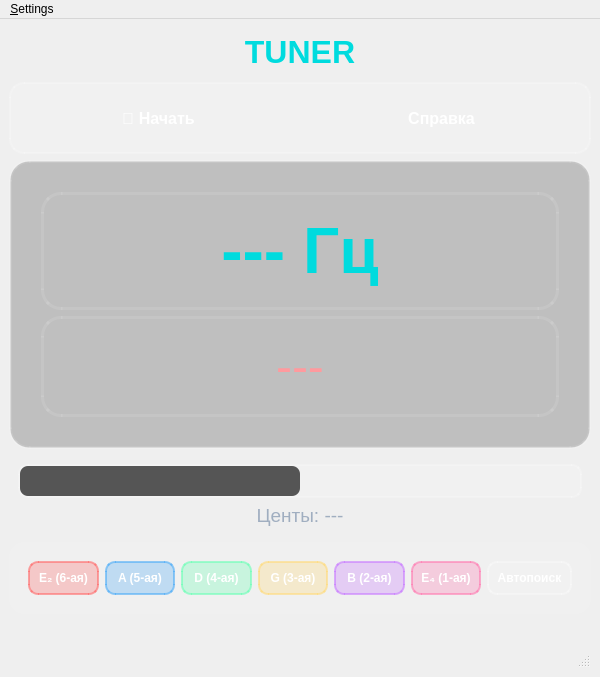
<?xml version="1.0" encoding="UTF-8"?>
<ui version="4.0">
 <class>MainWindow</class>
 <widget class="QMainWindow" name="MainWindow">
  <property name="geometry">
   <rect>
    <x>0</x>
    <y>0</y>
    <width>600</width>
    <height>677</height>
   </rect>
  </property>
  <property name="windowTitle">
   <string>Tuner</string>
  </property>
  <property name="styleSheet">
   <string notr="true">QMainWindow {
    background: qlineargradient(x1:0, y1:0, x2:1, y2:1,
        stop:0 #1a1a2e, stop:1 #16213e);
    color: #ffffff;
}</string>
  </property>
  <widget class="QWidget" name="centralwidget">
   <layout class="QVBoxLayout" name="verticalLayout">
    <item>
     <widget class="QLabel" name="titleLabel">
      <property name="font">
       <font>
        <pointsize>24</pointsize>
        <bold>true</bold>
       </font>
      </property>
      <property name="styleSheet">
       <string notr="true">QLabel {
    color: #00dbde;
    background: transparent;
}</string>
      </property>
      <property name="text">
       <string>TUNER</string>
      </property>
      <property name="alignment">
       <set>Qt::AlignmentFlag::AlignCenter</set>
      </property>
     </widget>
    </item>
    <item>
     <widget class="QFrame" name="frame">
      <property name="styleSheet">
       <string notr="true">QFrame {
    background-color: rgba(255, 255, 255, 0.1);
    border-radius: 15px;
    border: 2px solid rgba(255, 255, 255, 0.2);
}</string>
      </property>
      <property name="frameShape">
       <enum>QFrame::Shape::StyledPanel</enum>
      </property>
      <property name="frameShadow">
       <enum>QFrame::Shadow::Raised</enum>
      </property>
      <layout class="QHBoxLayout" name="horizontalLayout_2">
       <item>
        <widget class="QPushButton" name="startStopButton">
         <property name="minimumSize">
          <size>
           <width>120</width>
           <height>50</height>
          </size>
         </property>
         <property name="font">
          <font>
           <pointsize>12</pointsize>
           <bold>true</bold>
          </font>
         </property>
         <property name="styleSheet">
          <string notr="true">QPushButton {
    background: qlineargradient(x1:0, y1:0, x2:0, y2:1,
        stop:0 #4facfe, stop:1 #00f2fe);
    color: white;
    border: none;
    border-radius: 25px;
    padding: 10px 20px;
}

QPushButton:hover {
    background: qlineargradient(x1:0, y1:0, x2:0, y2:1,
        stop:0 #00f2fe, stop:1 #4facfe);
}

QPushButton:pressed {
    background: qlineargradient(x1:0, y1:0, x2:0, y2:1,
        stop:0 #3a8bcc, stop:1 #00c6d4);
}</string>
         </property>
         <property name="text">
          <string>🎤 Начать</string>
         </property>
        </widget>
       </item>
       <item>
        <widget class="QPushButton" name="helpButton">
         <property name="minimumSize">
          <size>
           <width>50</width>
           <height>50</height>
          </size>
         </property>
         <property name="font">
          <font>
           <pointsize>12</pointsize>
           <bold>true</bold>
          </font>
         </property>
         <property name="toolTip">
          <string>Show help and instructions</string>
         </property>
         <property name="styleSheet">
          <string notr="true">QPushButton {
    background: qlineargradient(x1:0, y1:0, x2:0, y2:1,
        stop:0 #9b59b6, stop:1 #8e44ad);
    color: white;
    border: none;
    border-radius: 25px;
    padding: 10px;
}

QPushButton:hover {
    background: qlineargradient(x1:0, y1:0, x2:0, y2:1,
        stop:0 #8e44ad, stop:1 #9b59b6);
    transform: scale(1.05);
}

QPushButton:pressed {
    background: qlineargradient(x1:0, y1:0, x2:0, y2:1,
        stop:0 #7d3c98, stop:1 #6c3483);
}</string>
         </property>
         <property name="text">
          <string>Справка</string>
         </property>
        </widget>
       </item>
      </layout>
     </widget>
    </item>
    <item>
     <widget class="QFrame" name="frequencyFrame">
      <property name="styleSheet">
       <string notr="true">QFrame {
    background-color: rgba(0, 0, 0, 0.2);
    border-radius: 20px;
    border: 3px solid rgba(255, 255, 255, 0.1);
    padding: 20px;
}</string>
      </property>
      <property name="frameShape">
       <enum>QFrame::Shape::StyledPanel</enum>
      </property>
      <property name="frameShadow">
       <enum>QFrame::Shadow::Raised</enum>
      </property>
      <layout class="QVBoxLayout" name="verticalLayout_2">
       <item>
        <widget class="QLabel" name="frequencyLabel">
         <property name="font">
          <font>
           <pointsize>48</pointsize>
           <bold>true</bold>
          </font>
         </property>
         <property name="styleSheet">
          <string notr="true">QLabel {
    color: #00dbde;
    background: transparent;
}</string>
         </property>
         <property name="text">
          <string>--- Гц</string>
         </property>
         <property name="alignment">
          <set>Qt::AlignmentFlag::AlignCenter</set>
         </property>
        </widget>
       </item>
       <item>
        <widget class="QLabel" name="noteLabel">
         <property name="font">
          <font>
           <pointsize>36</pointsize>
          </font>
         </property>
         <property name="styleSheet">
          <string notr="true">QLabel {
    color: #ff9a9e;
    background: transparent;
}</string>
         </property>
         <property name="text">
          <string>---</string>
         </property>
         <property name="alignment">
          <set>Qt::AlignmentFlag::AlignCenter</set>
         </property>
        </widget>
       </item>
      </layout>
     </widget>
    </item>
    <item>
     <widget class="QWidget" name="tuningWidget" native="true">
      <layout class="QVBoxLayout" name="verticalLayout_3">
       <item>
        <widget class="QProgressBar" name="tuningBar">
         <property name="styleSheet">
          <string notr="true">QProgressBar {
    background-color: rgba(255, 255, 255, 0.1);
    border: 2px solid rgba(255, 255, 255, 0.2);
    border-radius: 10px;
    height: 30px;
    text-align: center;
}

QProgressBar::chunk {
    background-color: #555;
    border-radius: 8px;
}</string>
         </property>
         <property name="minimum">
          <number>-50</number>
         </property>
         <property name="maximum">
          <number>50</number>
         </property>
         <property name="value">
          <number>0</number>
         </property>
         <property name="textVisible">
          <bool>false</bool>
         </property>
         <property name="invertedAppearance">
          <bool>false</bool>
         </property>
        </widget>
       </item>
       <item>
        <widget class="QLabel" name="centsLabel">
         <property name="font">
          <font>
           <pointsize>14</pointsize>
          </font>
         </property>
         <property name="styleSheet">
          <string notr="true">QLabel {
    color: #a0aec0;
    background: transparent;
}</string>
         </property>
         <property name="text">
          <string>Центы: ---</string>
         </property>
         <property name="alignment">
          <set>Qt::AlignmentFlag::AlignCenter</set>
         </property>
        </widget>
       </item>
      </layout>
     </widget>
    </item>
    <item>
     <widget class="QFrame" name="stringsFrame">
      <property name="styleSheet">
       <string notr="true">QFrame {
    background-color: rgba(255, 255, 255, 0.05);
    border-radius: 15px;
    padding: 10px;
}</string>
      </property>
      <property name="frameShape">
       <enum>QFrame::Shape::StyledPanel</enum>
      </property>
      <property name="frameShadow">
       <enum>QFrame::Shadow::Raised</enum>
      </property>
      <layout class="QHBoxLayout" name="horizontalLayout">
       <item>
        <widget class="QPushButton" name="e2Button">
         <property name="styleSheet">
          <string notr="true">QPushButton {
    background-color: rgba(255, 107, 107, 0.3);
    border: 2px solid rgba(255, 107, 107, 0.6);
    border-radius: 10px;
    color: white;
    padding: 8px;
    font-weight: bold;
}

QPushButton:hover {
    background-color: rgba(255, 107, 107, 0.5);
}

QPushButton:checked {
    background-color: rgba(255, 107, 107, 0.8);
}</string>
         </property>
         <property name="text">
          <string>E₂ (6-ая)</string>
         </property>
         <property name="checkable">
          <bool>true</bool>
         </property>
        </widget>
       </item>
       <item>
        <widget class="QPushButton" name="aButton">
         <property name="styleSheet">
          <string notr="true">QPushButton {
    background-color: rgba(77, 171, 247, 0.3);
    border: 2px solid rgba(77, 171, 247, 0.6);
    border-radius: 10px;
    color: white;
    padding: 8px;
    font-weight: bold;
}

QPushButton:hover {
    background-color: rgba(77, 171, 247, 0.5);
}

QPushButton:checked {
    background-color: rgba(77, 171, 247, 0.8);
}</string>
         </property>
         <property name="text">
          <string>A (5-ая)</string>
         </property>
         <property name="checkable">
          <bool>true</bool>
         </property>
        </widget>
       </item>
       <item>
        <widget class="QPushButton" name="dButton">
         <property name="styleSheet">
          <string notr="true">QPushButton {
    background-color: rgba(106, 255, 182, 0.3);
    border: 2px solid rgba(106, 255, 182, 0.6);
    border-radius: 10px;
    color: white;
    padding: 8px;
    font-weight: bold;
}

QPushButton:hover {
    background-color: rgba(106, 255, 182, 0.5);
}

QPushButton:checked {
    background-color: rgba(106, 255, 182, 0.8);
}</string>
         </property>
         <property name="text">
          <string>D (4-ая)</string>
         </property>
         <property name="checkable">
          <bool>true</bool>
         </property>
        </widget>
       </item>
       <item>
        <widget class="QPushButton" name="gButton">
         <property name="styleSheet">
          <string notr="true">QPushButton {
    background-color: rgba(255, 218, 121, 0.3);
    border: 2px solid rgba(255, 218, 121, 0.6);
    border-radius: 10px;
    color: white;
    padding: 8px;
    font-weight: bold;
}

QPushButton:hover {
    background-color: rgba(255, 218, 121, 0.5);
}

QPushButton:checked {
    background-color: rgba(255, 218, 121, 0.8);
}</string>
         </property>
         <property name="text">
          <string>G (3-ая)</string>
         </property>
         <property name="checkable">
          <bool>true</bool>
         </property>
        </widget>
       </item>
       <item>
        <widget class="QPushButton" name="bButton">
         <property name="styleSheet">
          <string notr="true">QPushButton {
    background-color: rgba(200, 121, 255, 0.3);
    border: 2px solid rgba(200, 121, 255, 0.6);
    border-radius: 10px;
    color: white;
    padding: 8px;
    font-weight: bold;
}

QPushButton:hover {
    background-color: rgba(200, 121, 255, 0.5);
}

QPushButton:checked {
    background-color: rgba(200, 121, 255, 0.8);
}</string>
         </property>
         <property name="text">
          <string>B (2-ая)</string>
         </property>
         <property name="checkable">
          <bool>true</bool>
         </property>
        </widget>
       </item>
       <item>
        <widget class="QPushButton" name="e4Button">
         <property name="styleSheet">
          <string notr="true">QPushButton {
    background-color: rgba(255, 121, 177, 0.3);
    border: 2px solid rgba(255, 121, 177, 0.6);
    border-radius: 10px;
    color: white;
    padding: 8px;
    font-weight: bold;
}

QPushButton:hover {
    background-color: rgba(255, 121, 177, 0.5);
}

QPushButton:checked {
    background-color: rgba(255, 121, 177, 0.8);
}</string>
         </property>
         <property name="text">
          <string>E₄ (1-ая)</string>
         </property>
         <property name="checkable">
          <bool>true</bool>
         </property>
        </widget>
       </item>
       <item>
        <widget class="QPushButton" name="autoButton">
         <property name="styleSheet">
          <string notr="true">QPushButton {
            background-color: rgba(255, 255, 255, 0.1);
            border: 2px solid rgba(255, 255, 255, 0.3);
            border-radius: 10px;
            color: white;
            padding: 8px;
            font-weight: bold;
        }

        QPushButton:hover {
            background-color: rgba(255, 255, 255, 0.2);
        }

        QPushButton:pressed {
            background-color: rgba(255, 255, 255, 0.3);
        }</string>
         </property>
         <property name="text">
          <string>Автопоиск</string>
         </property>
        </widget>
       </item>
      </layout>
     </widget>
    </item>
    <item>
     <widget class="QStatusBar" name="statusbar"/>
    </item>
   </layout>
  </widget>
  <widget class="QMenuBar" name="menubar">
   <property name="geometry">
    <rect>
     <x>0</x>
     <y>0</y>
     <width>600</width>
     <height>21</height>
    </rect>
   </property>
   <widget class="QMenu" name="menuSettings">
    <property name="title">
     <string>&amp;Settings</string>
    </property>
    <addaction name="actionCalibration"/>
    <addaction name="actionTheme"/>
    <addaction name="actionAbout"/>
   </widget>
   <addaction name="menuSettings"/>
  </widget>
  <action name="actionCalibration">
   <property name="text">
    <string>&amp;Calibration (A4)</string>
   </property>
  </action>
  <action name="actionTheme">
   <property name="text">
    <string>&amp;Theme</string>
   </property>
  </action>
  <action name="actionAbout">
   <property name="text">
    <string>&amp;About</string>
   </property>
  </action>
 </widget>
 <resources/>
 <connections/>
</ui>
